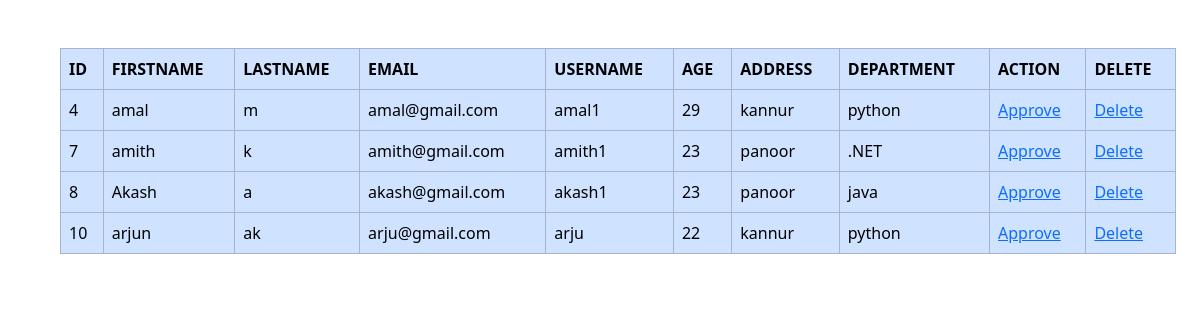
The app's page /viewstudents with its own data.
### newapp/models.py (models this page shows)
class Student(models.Model):
    depid=models.ForeignKey(Department,on_delete=models.CASCADE)
    sid=models.ForeignKey(User,on_delete=models.CASCADE)
    Age=models.IntegerField()
    Address=models.CharField(max_length=100)

class User(AbstractUser):
    usertype=models.CharField(max_length=50)

class Department(models.Model):
    Dep_Name=models.CharField(max_length=100)

### newapp/views.py (the view)
# urls.py: path('viewstudents',views.viewstudents,name='viewstudents'),
def viewstudents(request):
    x=Student.objects.all()
    return render(request,'viewstudents.html',{'x1':x})

### newapp/templates/viewstudents.html (shortened to what this page needs)
<!DOCTYPE html>
<html lang="en">
<head>
    <link href="https://cdn.jsdelivr.net/npm/bootstrap@5.3.3/dist/css/bootstrap.min.css" rel="stylesheet">
</head>
</head>
<body>
    <div class="container m-5">
    <table  class="table table-bordered table-primary">
        <tr>
            <th>ID</th>
            <th>FIRSTNAME</th>
            <th>LASTNAME</th>
            <th>EMAIL</th>
            <th>USERNAME</th>
            <th>AGE</th>
            <th>ADDRESS</th>
            <th>DEPARTMENT</th>
            <th>ACTION</th>
            <th>DELETE</th>
        </tr>
        {% for i in x1 %}
        <tr>
            <td>{{i.id}}</td>
            <td>{{i.sid.first_name}}</td>
            <td>{{i.sid.last_name}}</td>
            <td>{{i.sid.email}}</td>
            <td>{{i.sid.username}}</td>
            <td>{{i.Age}}</td>
            <td>{{i.Address}}</td>
            <td>{{i.depid.Dep_Name}}</td>
            <td><a href="approve/{{i.id}}">Approve</a></td>
            <td><a href="deletestud/{{ i.sid_id }}">Delete</a></td>
        </tr>
        {% endfor %}
    </table>
</div>
</body>
</html>

### records on screen
Student: id "4", sid.first_name "amal", sid.last_name "m", sid.email "amal@gmail.com", sid.username "amal1", Age "29", Address "kannur", depid.Dep_Name "python"
Student: id "7", sid.first_name "amith", sid.last_name "k", sid.email "amith@gmail.com", sid.username "amith1", Age "23", Address "panoor", depid.Dep_Name ".NET"
Student: id "8", sid.first_name "Akash", sid.last_name "a", sid.email "akash@gmail.com", sid.username "akash1", Age "23", Address "panoor", depid.Dep_Name "java"
Student: id "10", sid.first_name "arjun", sid.last_name "ak", sid.email "arju@gmail.com", sid.username "arju", Age "22", Address "kannur", depid.Dep_Name "python"
